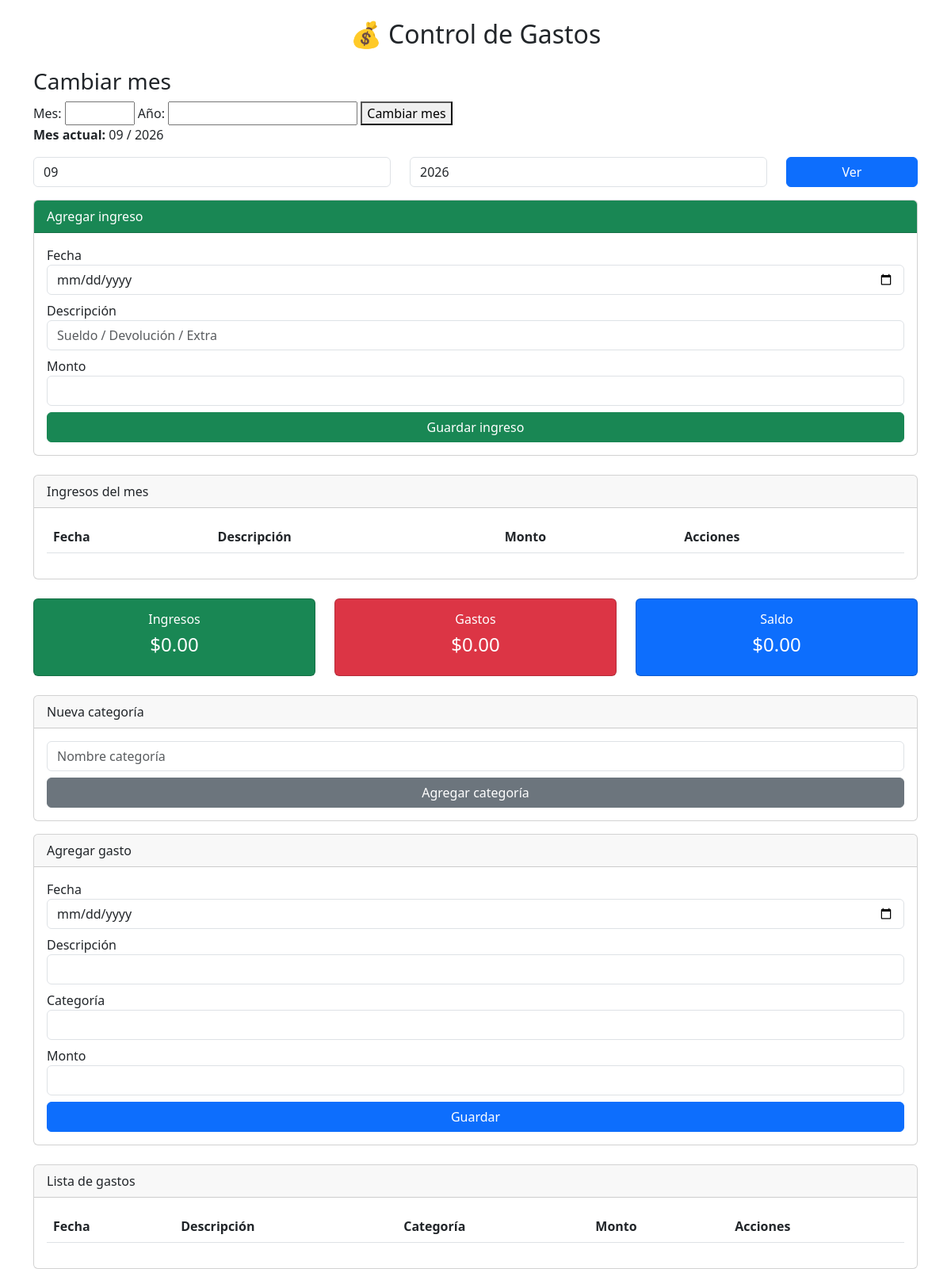
Before: / with the older database file.
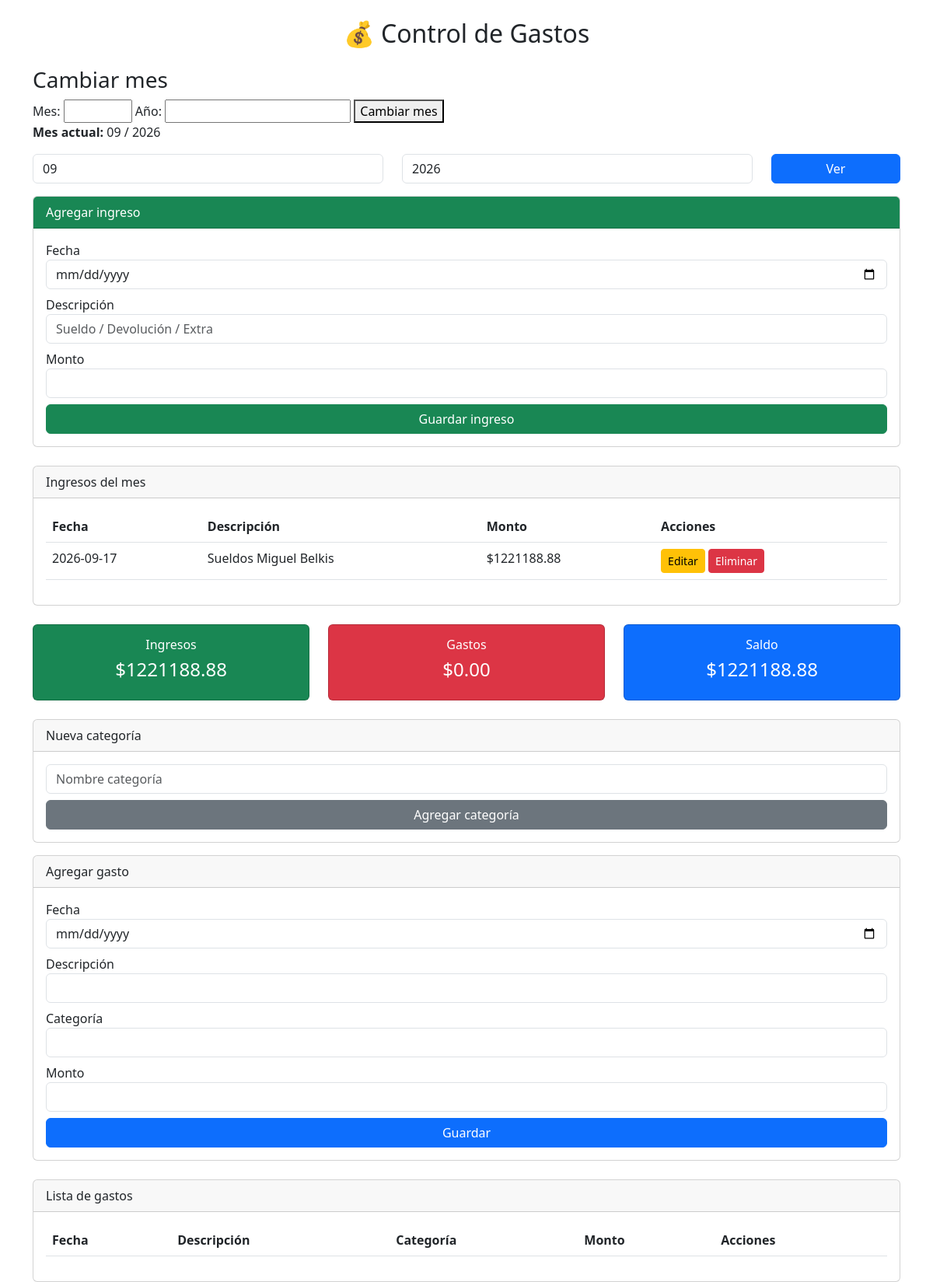
After: the same page with the newer database file.
### tables this page shows
CREATE TABLE ingresos(
            id INTEGER PRIMARY KEY AUTOINCREMENT,
            fecha TEXT,
            descripcion TEXT,
            monto REAL
        );

### app.py (the view)
@app.route("/")
def index():
    mes = request.args.get("mes")
    anio = request.args.get("anio")
    if not mes:
        from datetime import datetime
        hoy = datetime.now()
        mes = hoy.strftime("%m")
        anio = hoy.strftime("%Y")
    conn = conectar()
    cursor = conn.cursor()
    cursor.execute("""
        SELECT id, fecha, descripcion, monto
        FROM ingresos
        WHERE strftime('%m', fecha) = ?
        AND strftime('%Y', fecha) = ?
        ORDER BY fecha DESC
    """, (mes, anio))
    ingresos = cursor.fetchall()
    cursor.execute("""
        SELECT SUM(monto) FROM ingresos
        WHERE strftime('%m', fecha) = ?
        AND strftime('%Y', fecha) = ?
    """, (mes, anio))
    total_ingresos = cursor.fetchone()[0] or 0
    cursor.execute("""
        SELECT SUM(monto) FROM gastos
        WHERE strftime('%m', fecha) = ?
        AND strftime('%Y', fecha) = ?
    """, (mes, anio))
    total_gastos = cursor.fetchone()[0] or 0
    cursor.execute("""
        SELECT id, fecha, descripcion, categoria, monto
        FROM gastos
        WHERE strftime('%m', fecha) = ?
        AND strftime('%Y', fecha) = ?
        ORDER BY fecha DESC
    """, (mes, anio))
    gastos = cursor.fetchall()
    cursor.execute("SELECT nombre FROM categorias ORDER BY nombre")
    categorias = [fila[0] for fila in cursor.fetchall()]
    conn.close()
    return render_template("index.html",
        gastos=gastos,
        ingresos=ingresos,
        categorias=categorias,
        total_ingresos=total_ingresos,
        total_gastos=total_gastos,
        mes=mes,
        anio=anio
    )

### app.py (called while the page is built)
def conectar():
    conn = sqlite3.connect("gastos.db", timeout=10)
    conn.execute("PRAGMA journal_mode=WAL;")
    return conn

### templates/index.html (shortened to what this page needs)
<!DOCTYPE html>
<html>
<head>
    <link href="https://cdn.jsdelivr.net/npm/bootstrap@5.3.0/dist/css/bootstrap.min.css" rel="stylesheet">
</head>
<body>
<div class="container mt-4">
    <h2 class="text-center mb-4">💰 Control de Gastos</h2>
    <h3>Cambiar mes</h3>
        <form action="/cambiar_mes" method="POST" onsubmit="return confirmarCambio()">
            <label>Mes:</label>
            <input type="number" name="mes" min="1" max="12" required>
            <label>Año:</label>
            <input type="number" name="anio" required>
            <button type="submit">Cambiar mes</button>
        </form>
        <p><strong>Mes actual:</strong> {{ mes }} / {{ anio }}</p>
    <form method="get" class="row mb-3">
        <div class="col-5">
            <input type="number" name="mes" value="{{ mes }}" class="form-control" placeholder="Mes (01-12)">
        </div>
        <div class="col-5">
            <input type="number" name="anio" value="{{ anio }}" class="form-control" placeholder="Año">
        </div>
        <div class="col-2">
            <button class="btn btn-primary w-100">Ver</button>
        </div>
    </form>
    <div class="card mb-4">
        <div class="card-header bg-success text-white">Agregar ingreso</div>
        <div class="card-body">
            <form action="/agregar_ingreso" method="post">
                <div class="mb-2">
                    <label>Fecha</label>
                    <input type="date" name="fecha" class="form-control">
                </div>
                <div class="mb-2">
                    <label>Descripción</label>
                    <input type="text" name="descripcion" class="form-control" placeholder="Sueldo / Devolución / Extra">
                </div>
                <div class="mb-2">
                    <label>Monto</label>
                    <input type="number" step="0.01" name="monto" class="form-control">
                </div>
                <button type="submit" class="btn btn-success w-100">Guardar ingreso</button>
            </form>
        </div>
    </div>
    <div class="card mb-4">
        <div class="card-header">Ingresos del mes</div>
        <div class="card-body">
            <table class="table">
                <tr>
                    <th>Fecha</th>
                    <th>Descripción</th>
                    <th>Monto</th>
                    <th>Acciones</th>
                </tr>
                {% for ing in ingresos %}
                <tr>
                    <td>{{ ing[1] }}</td>
                    <td>{{ ing[2] }}</td>
                    <td>${{ "%.2f"|format(ing[3]) }}</td>
                    <td>
                        <a href="/editar_ingreso/{{ ing[0] }}" class="btn btn-warning btn-sm">Editar</a>
                        <a href="/eliminar_ingreso/{{ ing[0] }}" class="btn btn-danger btn-sm">Eliminar</a>
                    </td>
                </tr>
                {% endfor %}
            </table>
        </div>
    </div>
    <div class="row text-center mb-4">
        <div class="col-4">
            <div class="card bg-success text-white">
                <div class="card-body">
                    <h6>Ingresos</h6>
                    <h4>${{ "%.2f"|format(total_ingresos) }}</h4>
                </div>
            </div>
        </div>
        <div class="col-4">
            <div class="card bg-danger text-white">
                <div class="card-body">
                    <h6>Gastos</h6>
                    <h4>${{ "%.2f"|format(total_gastos) }}</h4>
                </div>
            </div>
        </div>
        <div class="col-4">
            <div class="card bg-primary text-white">
                <div class="card-body">
                    <h6>Saldo</h6>
                    <h4>${{ "%.2f"|format(total_ingresos - total_gastos) }}</h4>
                </div>
            </div>
        </div>
    </div>
    <div class="card mb-3">
        <div class="card-header">Nueva categoría</div>
            <div class="card-body">
                <form action="/agregar_categoria" method="post">
                    <input type="text" name="nombre" class="form-control mb-2" placeholder="Nombre categoría">
                    <button type="submit" class="btn btn-secondary w-100">Agregar categoría</button>
                </form>
            </div>
    </div>
    <div class="card mb-4">
        <div class="card-header">Agregar gasto</div>
        <div class="card-body">
            <form action="/agregar" method="post">
                <div class="mb-2">
                    <label>Fecha</label>
                    <input type="date" name="fecha" class="form-control">
                </div>
                <div class="mb-2">
                    <label>Descripción</label>
                    <input type="text" name="descripcion" class="form-control">
                </div>
                <div class="mb-2">
                    <label>Categoría</label>
                    <select name="categoria" class="form-control">
                        {% for cat in categorias %}
                        <option value="{{ cat }}">{{ cat }}</option>
                        {% endfor %}
                    </select>
                </div>
                <div class="mb-2">
                    <label>Monto</label>
                    <input type="number" step="0.01" name="monto" class="form-control">
                </div>
                <button type="submit" class="btn btn-primary w-100">Guardar</button>
            </form>
        </div>
    </div>
    <div class="card">
        <div class="card-header">Lista de gastos</div>
        <div class="card-body">
            <table class="table table-striped">
                <thead>
                    <tr>
                        <th>Fecha</th>
                        <th>Descripción</th>
                        <th>Categoría</th>
                        <th>Monto</th>
                        <th>Acciones</th>
                    </tr>
                </thead>
            </table>
        </div>
    </div>
</div>
</body>
</html>

Changed rows visible on the page:
added ingresos: fecha "2026-09-17", descripcion "Sueldos Miguel Belkis", monto "1221188.88"
Other visible differences:
{{ "%.2f"|format(total_ingresos) }}: "0.00" → "1221188.88"
{{ "%.2f"|format(total_ingresos - total_gastos) }}: "0.00" → "1221188.88"
